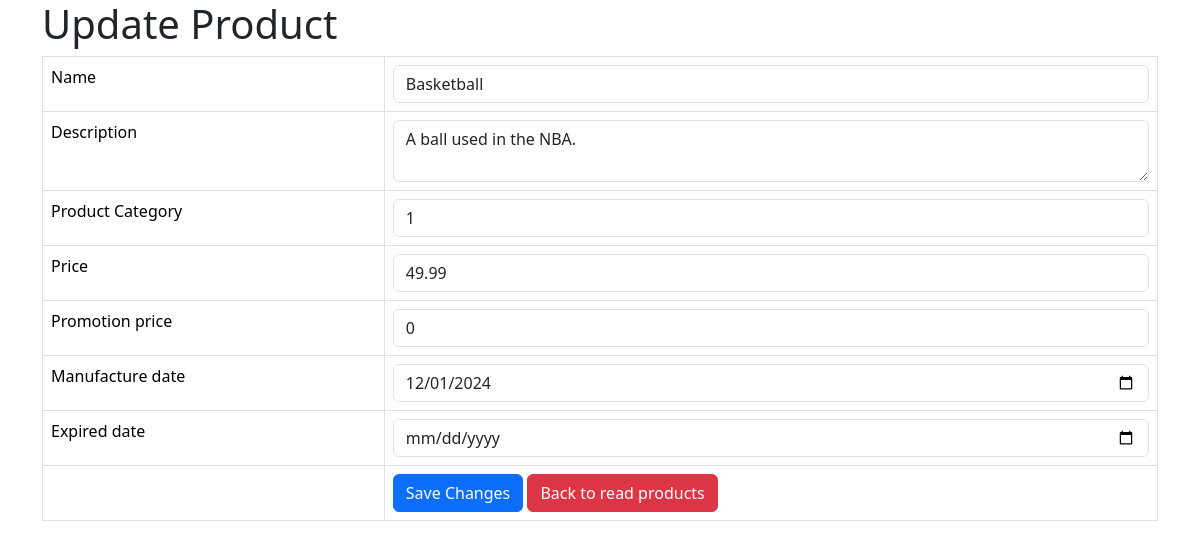
Before: /product_update.php?id=1 with the older database file.
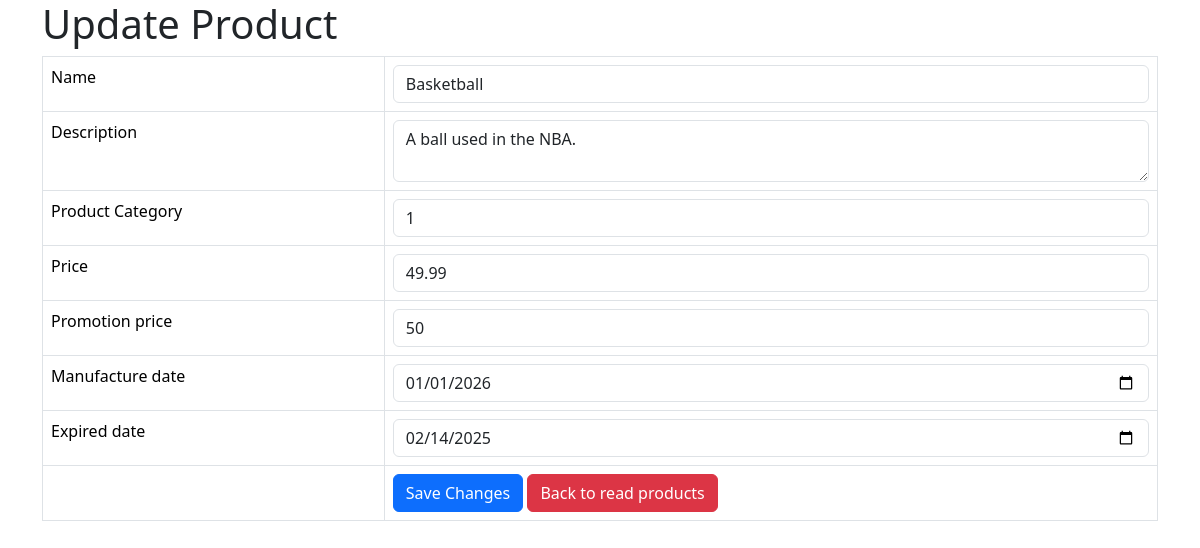
After: the same page with the newer database file.
### tables this page shows
CREATE TABLE IF NOT EXISTS `products` (
  `id` int NOT NULL AUTO_INCREMENT,
  `name` varchar(128) NOT NULL,
  `description` text NOT NULL,
  `product_cat` int NOT NULL,
  `price` double NOT NULL,
  `promotion_price` double NOT NULL,
  `manufacture_date` date NOT NULL,
  `expired_date` date NOT NULL,
  `created` datetime NOT NULL,
  `modified` timestamp NOT NULL DEFAULT CURRENT_TIMESTAMP ON UPDATE CURRENT_TIMESTAMP,
  PRIMARY KEY (`id`)
);

### product_update.php (the view, shortened to what this page needs)
<!DOCTYPE HTML>
<html>
<head>
    <link href="https://cdn.jsdelivr.net/npm/bootstrap@5.3.3/dist/css/bootstrap.min.css" rel="stylesheet">
</head>
<body>
    <div class="container">
        <div class="page-header">
            <h1>Update Product</h1>
        </div>
        <?php
        $id = isset($_GET['id']) ? $_GET['id'] : die('ERROR: Record ID not found.');
        include 'config/database.php';
        try {
            $query = "SELECT id, name, description, product_cat, price, promotion_price, manufacture_date, expired_date FROM products WHERE id = ? LIMIT 0,1";
            $stmt = $con->prepare($query);
            $stmt->bindParam(1, $id);
            $stmt->execute();
            $row = $stmt->fetch(PDO::FETCH_ASSOC);
            $name = $row['name'];
            $description = $row['description'];
            $product_cat = $row['product_cat'];
            $price = $row['price'];
            $promotion_price = $row['promotion_price'];
            $manufacture_date = $row['manufacture_date'];
            $expired_date = $row['expired_date'];
        }
        catch (PDOException $exception) {
            die('ERROR: ' . $exception->getMessage());
        }
        ?>
        <form action="<?php echo htmlspecialchars($_SERVER["PHP_SELF"] . "?id={$id}"); ?>" method="post">
            <table class='table table-hover table-responsive table-bordered'>
                <tr>
                    <td>Name</td>
                    <td><input type='text' name='name' value="<?php echo $name;  ?>" class='form-control' /></td>
                </tr>
                <tr>
                    <td>Description</td>
                    <td><textarea name='description' class='form-control'><?php echo $description;  ?></textarea></td>
                </tr>
                <tr>
                    <td>Product Category</td>
                    <td><input type='text' name='product_cat' value="<?php echo $product_cat;  ?>" class='form-control' /></td>
                </tr>
                <tr>
                    <td>Price</td>
                    <td><input type='text' name='price' value="<?php echo $price;  ?>" class='form-control' /></td>
                </tr>
                <tr>
                    <td>Promotion price</td>
                    <td><input type='text' name='promotion_price' value="<?php echo $promotion_price;  ?>" class='form-control' /></td>
                </tr>
                <tr>
                    <td>Manufacture date</td>
                    <td><input type='date' name='manufacture_date' value="<?php echo $manufacture_date;  ?>" class='form-control' /></td>
                </tr>
                <tr>
                    <td>Expired date</td>
                    <td><input type='date' name='expired_date' value="<?php echo $expired_date;  ?>" class='form-control' /></td>
                </tr>
                <tr>
                    <td></td>
                    <td>
                        <input type='submit' value='Save Changes' class='btn btn-primary' />
                        <a href='product_listing.php' class='btn btn-danger'>Back to read products</a>
                    </td>
                </tr>
            </table>
        </form>
    </div>
</body>
</html>

Changed rows visible on the page:
changed products "Basketball": promotion_price "0" → "50"; manufacture_date "12/01/2024" → "01/01/2026"; expired_date (not shown) → "02/14/2025"
